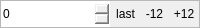
                          <widget class="QFrame" name="frame_23">
                           <property name="minimumSize">
                            <size>
                             <width>0</width>
                             <height>28</height>
                            </size>
                           </property>
                           <property name="maximumSize">
                            <size>
                             <width>16777215</width>
                             <height>28</height>
                            </size>
                           </property>
                           <property name="styleSheet">
                            <string notr="true"/>
                           </property>
                           <property name="frameShape">
                            <enum>QFrame::StyledPanel</enum>
                           </property>
                           <property name="frameShadow">
                            <enum>QFrame::Raised</enum>
                           </property>
                           <property name="buttonFrame" stdset="0">
                            <bool>true</bool>
                           </property>
                           <layout class="QHBoxLayout" name="horizontalLayout_13">
                            <property name="spacing">
                             <number>1</number>
                            </property>
                            <property name="leftMargin">
                             <number>0</number>
                            </property>
                            <property name="topMargin">
                             <number>0</number>
                            </property>
                            <property name="rightMargin">
                             <number>0</number>
                            </property>
                            <property name="bottomMargin">
                             <number>0</number>
                            </property>
                            <item>
                             <widget class="QSpinBox" name="spinBox_midiFilter_Add">
                              <property name="sizePolicy">
                               <sizepolicy hsizetype="Minimum" vsizetype="Minimum">
                                <horstretch>0</horstretch>
                                <verstretch>0</verstretch>
                               </sizepolicy>
                              </property>
                              <property name="styleSheet">
                               <string notr="true">border-top-right-radius: 0;
border-bottom-right-radius: 0;</string>
                              </property>
                              <property name="minimum">
                               <number>-127</number>
                              </property>
                              <property name="maximum">
                               <number>127</number>
                              </property>
                             </widget>
                            </item>
                            <item>
                             <widget class="QToolButton" name="toolButton_MidiFilter_Add">
                              <property name="sizePolicy">
                               <sizepolicy hsizetype="Fixed" vsizetype="Minimum">
                                <horstretch>0</horstretch>
                                <verstretch>0</verstretch>
                               </sizepolicy>
                              </property>
                              <property name="minimumSize">
                               <size>
                                <width>0</width>
                                <height>0</height>
                               </size>
                              </property>
                              <property name="styleSheet">
                               <string notr="true">border-top-left-radius: 0;
border-bottom-left-radius: 0;
border-top-right-radius: 0;
border-bottom-right-radius: 0;</string>
                              </property>
                              <property name="text">
                               <string>last</string>
                              </property>
                             </widget>
                            </item>
                            <item>
                             <widget class="QToolButton" name="toolButton_MidiFilter_Add_Plus12">
                              <property name="sizePolicy">
                               <sizepolicy hsizetype="Fixed" vsizetype="Minimum">
                                <horstretch>0</horstretch>
                                <verstretch>0</verstretch>
                               </sizepolicy>
                              </property>
                              <property name="minimumSize">
                               <size>
                                <width>0</width>
                                <height>0</height>
                               </size>
                              </property>
                              <property name="styleSheet">
                               <string notr="true">border-top-left-radius: 0;
border-bottom-left-radius: 0;
border-top-right-radius: 0;
border-bottom-right-radius: 0;</string>
                              </property>
                              <property name="text">
                               <string>-12</string>
                              </property>
                             </widget>
                            </item>
                            <item>
                             <widget class="QToolButton" name="toolButton_MidiFilter_Add_Minus12">
                              <property name="sizePolicy">
                               <sizepolicy hsizetype="Fixed" vsizetype="Minimum">
                                <horstretch>0</horstretch>
                                <verstretch>0</verstretch>
                               </sizepolicy>
                              </property>
                              <property name="minimumSize">
                               <size>
                                <width>0</width>
                                <height>0</height>
                               </size>
                              </property>
                              <property name="styleSheet">
                               <string notr="true">border-top-left-radius: 0;
border-bottom-left-radius: 0;</string>
                              </property>
                              <property name="text">
                               <string>+12</string>
                              </property>
                             </widget>
                            </item>
                           </layout>
                          </widget>
